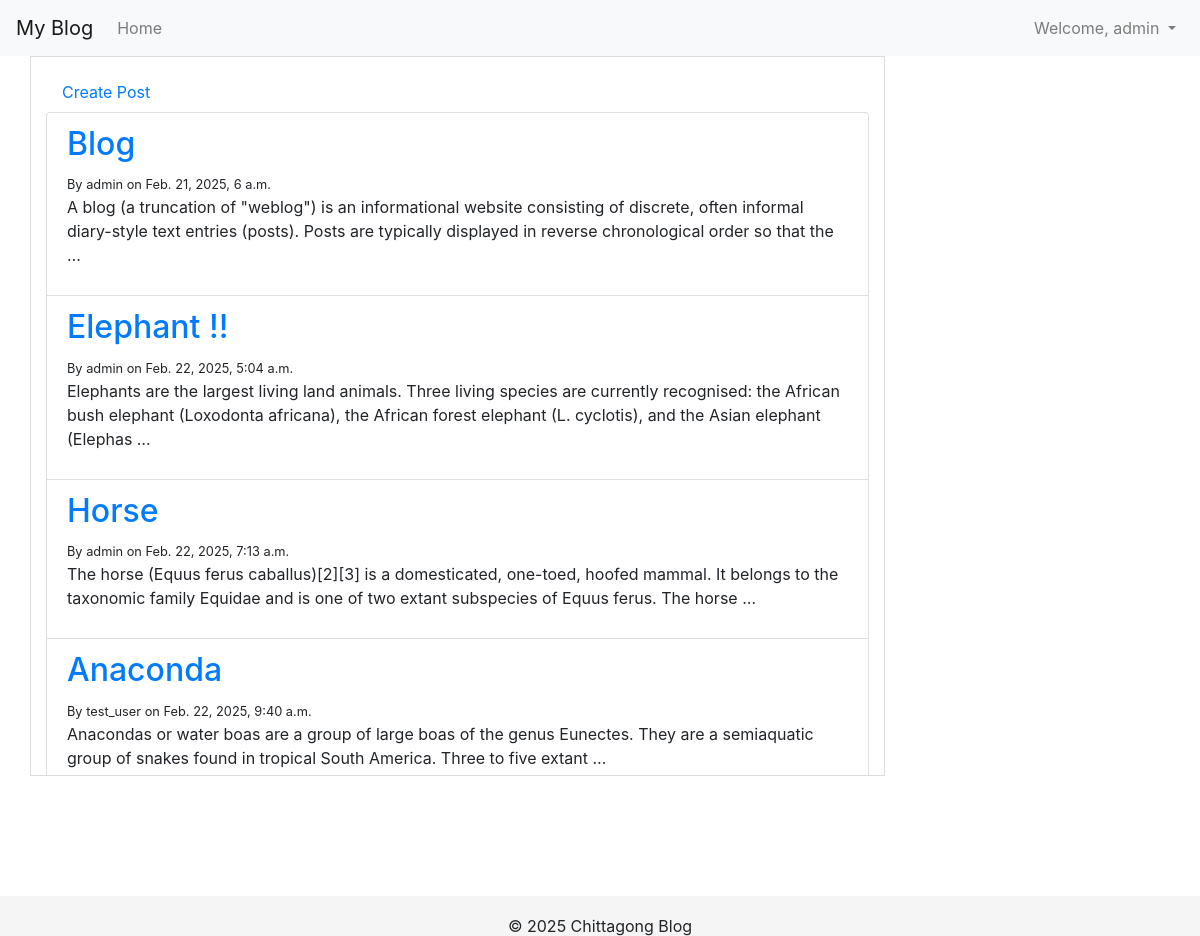
The app's page / (signed in) with its own data.
### Blog/models.py (models this page shows, shortened)
class Post(models.Model):
    post_title = models.CharField(max_length=200)
    post_content = models.TextField()
    owner = models.ForeignKey(User, on_delete=models.CASCADE)
    created_date = models.DateTimeField(auto_now_add=True)
    updated_date = models.DateTimeField(auto_now=True)

### Blog/views.py (the view)
# urls.py: path("", post_list, name="post_list"),
def post_list(request):
    posts = Post.objects.all()
    return render(
        request,
        "blog/post_list.html",
        {"posts": posts},
    )

### Blog/templates/blog/post_list.html (shortened to what this page needs)
{% extends "blog/base.html" %}
{% block content %}
<a class ='nav-link' href="{% url 'post_create' %}">Create Post</a>
<ul class = 'list-group'>
    {%for post in posts %}
    <li class="list-group-item">
        <h2><a href="{% url 'post_details' post.id %}">{{ post.post_title }}</a></h2>
        <small>By {{ post.owner }} on {{ post.created_date}}</small>
        <p>{{ post.post_content| truncatewords:30}}</p>
    </li>
    {% empty%}
    <li> No posts found.</li>
    {% endfor %}
</ul>
{% endblock %}

### Blog/templates/blog/base.html (shortened to what this page needs)
<!DOCTYPE html>
<html lang="en">
<head>
    <link rel="stylesheet" href="https://stackpath.bootstrapcdn.com/bootstrap/4.5.2/css/bootstrap.min.css">
    <link rel="stylesheet" href="https://cdn.jsdelivr.net/npm/bootstrap-icons@1.7.2/font/bootstrap-icons.css">
</head>
<body>
    <nav class="navbar navbar-expand-lg navbar-light bg-light">
        <a class="navbar-brand" href="{%url 'myposts'%}">My Blog</a>
        <div class="collapse navbar-collapse" id="navbarNav">
            <ul class="navbar-nav mr-auto">
                <li class="nav-item">
                    <a class="nav-link" href="{%url 'post_list'%}">Home</a>
                </li>
            </ul>
            <ul class="navbar-nav ml-auto">
                {%if user.is_authenticated %}
                    <li class="nav-item dropdown">
                        <a class="nav-link dropdown-toggle" href="#" id="profileDropdown" role="button" data-toggle="dropdown" aria-haspopup="true" aria-expanded="false">
                            Welcome, {{ user.username }}
                        </a>
                    </li>
                    {% else %}
                    <li class="nav-item">
                        <a class="nav-link" href="login" onclick="openLoginModal(); return false;">Login</a>
                    </li>
                {% endif %}
            </ul>
        </div>
    </nav>
    <div class="container">
        <div class="row">
            <div class="blog-card col-md-9">
                {%block content%}
                {%endblock%}
            </div>
        </div>
    </div>
    <footer class="footer">
        <p>&copy; 2025 Chittagong Blog</p>
    </footer>
</body>
</html>

### Blog/templates/blog/base.html (style rules this page uses)
html { position: relative; min-height: 100%; }
body { margin-bottom: 60px; }
.navbar { position: sticky; top: 0; z-index: 1000; background-color: #f8f9fa; }
.blog-card { max-height: 90vh; overflow-y: auto; border: 1px solid #ddd; padding: 15px; margin-bottom: 20px; }
.footer { position: absolute; bottom: 0; width: 100%; height: 40px; line-height: 60px; background-color: #f5f5f5; text-align: center; }

### records on screen
Post: post_title "Blog", owner "admin", created_date "Feb. 21, 2025, 6 a.m.", post_content "A blog (a truncation of \"weblog\") is an informational website consisting of discrete, often informal diary-style text entries (posts). Posts are typically displayed in reverse chronological order so that the …"
Post: post_title "Elephant !!", owner "admin", created_date "Feb. 22, 2025, 5:04 a.m.", post_content "Elephants are the largest living land animals. Three living species are currently recognised: the African bush elephant (Loxodonta africana), the African forest elephant (L. cyclotis), and the Asian elephant (Elephas …"
Post: post_title "Horse", owner "admin", created_date "Feb. 22, 2025, 7:13 a.m.", post_content "The horse (Equus ferus caballus)[2][3] is a domesticated, one-toed, hoofed mammal. It belongs to the taxonomic family Equidae and is one of two extant subspecies of Equus ferus. The horse …"
Post: post_title "Anaconda", owner "test_user", created_date "Feb. 22, 2025, 9:40 a.m.", post_content "Anacondas or water boas are a group of large boas of the genus Eunectes. They are a semiaquatic group of snakes found in tropical South America. Three to five extant …"

### other values on screen
{{ user.username }} "admin"
